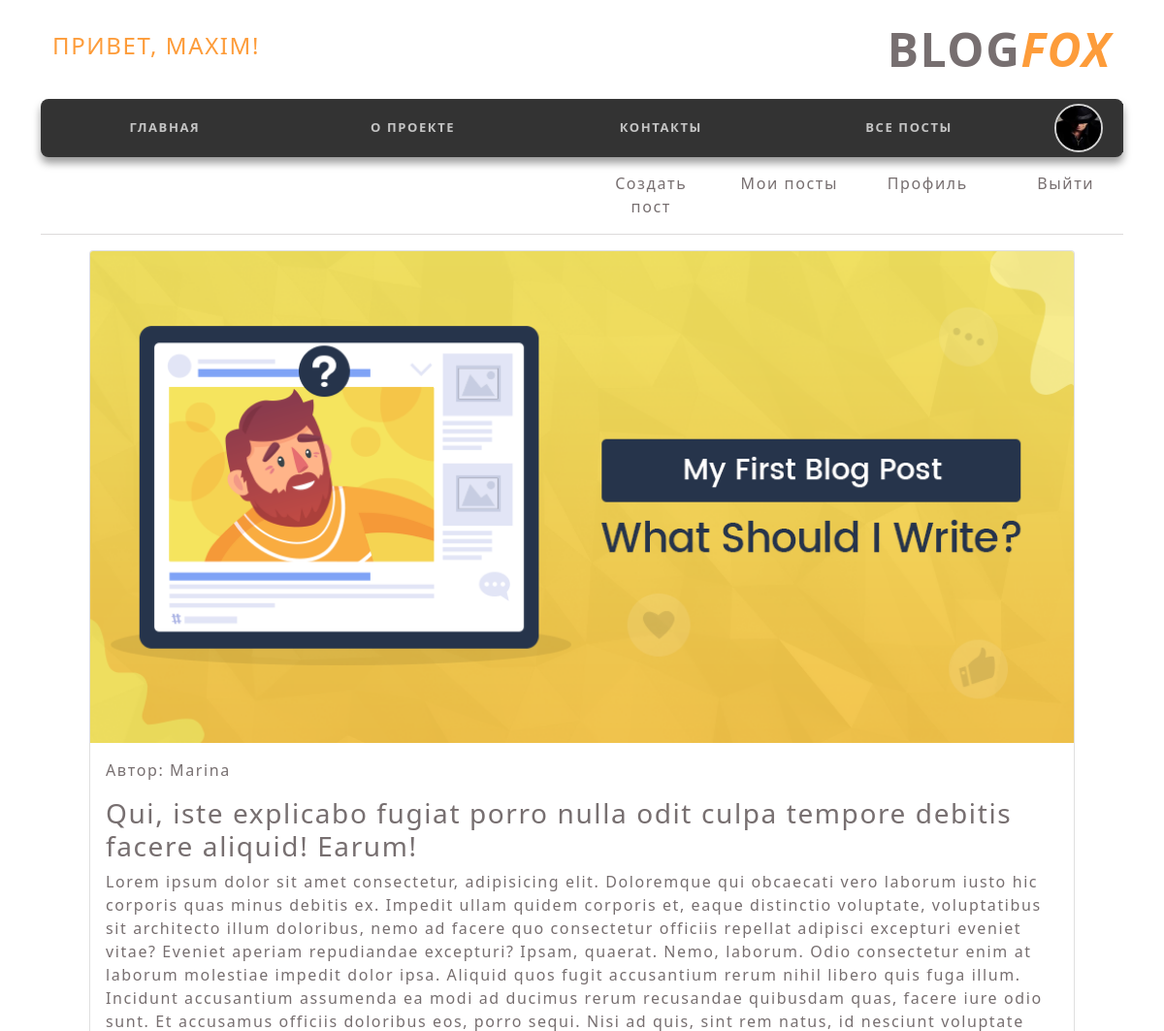
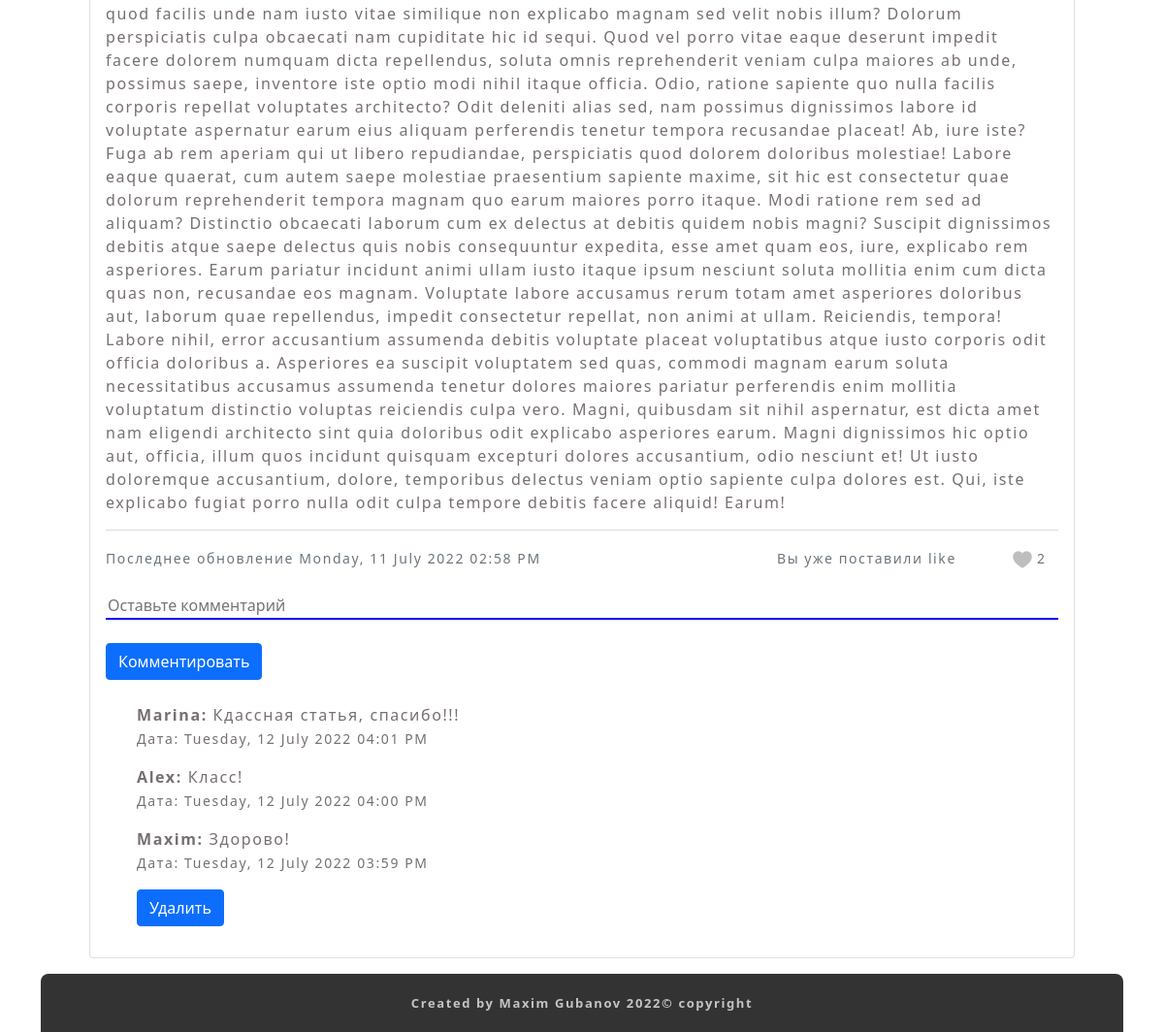
Page /post/15 (signed in) on the committed database (2 pictures, top to bottom).
### flask_Gubanov_project/models.py (models this page shows, shortened)
class User(db.Model, UserMixin):
    id = db.Column(db.Integer, primary_key=True)
    username = db.Column(db.String(20), unique=True, nullable=False)
    email = db.Column(db.String(120), unique=True, nullable=False)
    image_file = db.Column(db.String(20), nullable=False, default='default.png')
    password = db.Column(db.String(60), nullable=False)
    posts = db.relationship('Post', backref='author', lazy=True)

class Post(db.Model):
    id = db.Column(db.Integer, primary_key=True)
    title = db.Column(db.String(100), nullable=False)
    date_posted = db.Column(db.DateTime, nullable=False, default=datetime.utcnow)
    content = db.Column(db.Text, nullable=False)
    user_id = db.Column(db.Integer, db.ForeignKey('user.id'), nullable=False)
    total_likes = db.Column(db.Integer, nullable=True, default=0)
    likes = db.relationship('Like', backref='like')
    post_image = db.Column(db.String(20), nullable=False, default='post_default_img.png')
    comments = db.relationship('Comment', backref='post')

class Comment(db.Model):
    id = db.Column(db.Integer, primary_key=True)
    content = db.Column(db.Text, nullable=False)
    date_commented = db.Column(db.DateTime, nullable=False, default=datetime.utcnow)
    username = db.Column(db.Integer, db.ForeignKey('user.username'), nullable=False)
    post_id = db.Column(db.Integer, db.ForeignKey('post.id'), nullable=False)
    is_deleted = db.Column(db.Boolean, default=False)
    @staticmethod
    def get_comments_order_by_desc(post_id):
        c = Comment.query.order_by(Comment.date_commented.desc()).filter(Comment.post_id == post_id).all()
        return c

### flask_Gubanov_project/posts/routes.py (the view)
@posts.route("/post/<int:post_id>")
def post(post_id):
    post = Post.query.get_or_404(post_id)
    comments = Comment.get_comments_order_by_desc(post_id)
    try:
        liked = Like.query.filter(Like.post_id == post_id, Like.username == current_user.username).first()
        return render_template('post.html', title=post.title, post=post, liked=liked, comments=comments)
    except AttributeError:
        return render_template('post.html', title=post.title, post=post, comments=comments)

### flask_Gubanov_project/models.py (called while the page is built)
@login_manager.user_loader
def load_user(user_id):
    return User.query.get(int(user_id))

### flask_Gubanov_project/templates/post.html (shortened to what this page needs)
{% extends "layout.html" %}
{% block content %}
    <div class="container text-left relative_block" style="width: 1040px;">
        <div class="card mb-3">
            <img src="{{ url_for('static', filename='post_images/' + post.post_image) }}" class="card-img-top" alt="...">
            <div class="card-body">
                <p class="card-text">Автор: <a href="{{ url_for('users.user_posts', username=post.author.username) }}">{{ post.author.username }}</a></p>
                <h3 class="card-title">{{ post.title }}</h3>
                <p class="card-text">{{ post.content }}</p>
                <hr>
                <div class="post_btns row justify-content-end">
                    <div class="col-8">
                        <p class="card-text">
                            <small class="text-muted">
                                Последнее обновление {{ post.date_posted.strftime('%A, %d %B %Y %I:%M %p') }}
                            </small>
                        </p>
                    </div>
                    {% if post.author == current_user %}
                        <div class="post_btn col-2 text-center">
                            <a href="{{ url_for('posts.update_post', post_id=post.id) }}" class="btn btn-primary">Редактировать</a>
                        </div>
                        <div class="post_btn col-2 text-center">
                            <form action="{{ url_for('posts.delete_post', post_id=post.id) }}" method="POST">
                              <input class="btn btn-danger" type="submit" value="Delete">
                            </form>
                        </div>
                    {% else %}
                        {% if liked %}
                            <div class="post_btn col-3 text-center">
                                <small class="text-muted">
                                    Вы уже поставили like
                                </small>
                            </div>
                        {% else %}
                            <div class="post_btn col-2 text-center">
                                <form action="{{ url_for('posts.like_post', post_id=post.id) }}" method="POST">
                                    <input class="btn btn-primary" type="submit" value="Нравится">
                                </form>
                            </div>
                        {% endif %}
                        <div class="col-1 text-center">
                            <small class="text-muted">
                                <img src="{{ url_for('static', filename='images/like_mini.png') }}" alt="">
                                {{ post.total_likes }}
                            </small>
                        </div>
                    {% endif %}
                </div><br>
                <form action="{{ url_for('posts.add_comment', post_id=post.id) }}" method="POST">
                    <input name="comment" type="text" class="to-comment" placeholder="Оставьте комментарий" autocomplete="off">
                    <br><br>
                    <input class="btn btn-primary" type="submit" value="Комментировать">
                </form><br>
                <div class="block-comments">
                    {% for c in comments %}
                    <ul>
                        {% if c.is_deleted == False %}
                            <a href="{{ url_for('users.user_posts', username=post.author.username) }}" style="font-weight: 800;">{{ c.username }}: </a>{{ c.content }}
                            <p><small>Дата: {{ c.date_commented.strftime('%A, %d %B %Y %I:%M %p') }}</small></p>
                            {% if c.username == current_user.username %}
                                <form action="{{ url_for('posts.delete_comment', comment_id=c.id, post_id=post.id)}}" method="POST">
                                    <input class="btn btn-primary" type="submit" value="Удалить">
                                </form>
                            {% endif %}
                        {% endif %}
                    </ul>
                    {% endfor %}
                </div>
            </div>
        </div>
    </div>
{% endblock content %}

### flask_Gubanov_project/templates/inc-header.html
<header class="header">
        <div class="container">
            <div class="top-block block row justify-content-between text-uppercase">
                <div class="top-block_logo col text-left">
                    {% if current_user.is_authenticated %}
                        <h4>Привет, {{ current_user.username }}!</h4>
                    {% else %}
                        <h4>Здравствуй, гость!</h4>
                    {% endif %}
                </div>
                <div class="top-block_mobile-contact col">blog<span>fox</span></div>
            </div>
            <nav class="navigator">
                <div class="nav_items block bg row text-uppercase">
                    <div class="nav_item col"><a href="{{ url_for('main.home') }}" class="nav_link"><span>главная</span></a></div>
                    <div class="nav_item col"><a href="#" class="nav_link"><span>о проекте</span></a></div>
                    <div class="nav_item col"><a href="#" class="nav_link"><span>контакты</span></a></div>
                        {% if current_user.is_authenticated %}
                            <div class="nav_item col"><a href="{{ url_for('posts.allpost') }}" class="nav_link"><span>все посты</span></a></div>
                            <div class="nav_item col-1">
                                <a href="{{ url_for('posts.allpost') }}" class="nav_link">
                                    <img class="rounded-circle account-img" style="width: 50px; height: 50px; border: 2px solid rgb(210, 210, 210);" src="{{ url_for('static', filename='profile_pics/' + current_user.image_file)}}" alt="">
                                </a>
                            </div>
                        {% else %}
                            <div class="nav_item col"><a href="{{ url_for('users.register') }}" class="nav_link" id="linkReg_"><span>регистрация</span></a></div>
                            <div class="nav_item col"><a href="{{ url_for('users.login') }}" class="nav_link"><span>войти</span></a></div>
                        {% endif %}
                </div>
                    {% if current_user.is_authenticated %}
                        <div class="nav_manage_user_post row justify-content-between text-center">
                            <div class="col-md-6"></div>
                            <div class="manage_item col"><a href="{{ url_for('posts.new_post') }}" class="nav_link"><span>Создать пост</span></a></div>
                            <div class="manage_item col"><a href="{{ url_for('users.user_posts', username=current_user.username) }}" class="nav_link"><span>Мои посты</span></a></div>
                            <div class="manage_item col"><a href="{{ url_for('users.account') }}" class="nav_link"><span>Профиль</span></a></div>
                            <div class="manage_item col"><a href="{{ url_for('users.logout') }}" class="nav_link"><span>Выйти</span></a></div>
                        </div>
                        <hr>
                    {% endif %}
            </nav>
        </div>
</header>

### flask_Gubanov_project/templates/inc-general-style.html (style rules this page uses)
a { text-decoration: none; color: inherit; }
body { letter-spacing: 0.1rem; color: #776f70; }
.block { margin: 15px 0 15px 0; }
.bg { height: 60px; background-color: #333333; display: flex; justify-content: center; align-items: center; font-size: small; font-weight: 600; color: #c4c4c4; }
.top-block { align-items: center; font-size: x-large; font-weight: 600; }
.top-block_logo { color: #fd9c3a; }
.top-block_mobile-contact { text-align: end; font-size: 48px; font-weight: 800; }
.top-block_mobile-contact span { color: #fd9c3a; font-style: italic; }
.nav_items { height: 60px; border-radius: 8px; box-shadow: 0 6px 8px rgba(0, 0, 0, 0.4); }
.nav_item { display: flex; justify-content: center; align-items: center; background-color: #333333; font-size: small; font-weight: 600; }
.nav_item span { color: #c4c4c4; }

### flask_Gubanov_project/templates/post.html (style rules this page uses)
.to-comment { width: 100%; border: hidden; border-bottom: 2px solid blue; }
.block-comments { width: 90%; }
.block-comments ul { list-style: none; }

### rows in the picture
User: username "MAXIM", image_file (picture)
Post: post_image (picture), title "Qui, iste explicabo fugiat porro nulla odit culpa tempore debitis facere aliquid! Earum!", content "Lorem ipsum dolor sit amet consectetur, adipisicing elit. Doloremque qui obcaecati vero laborum iusto hic corporis quas minus debitis ex. Impedit ullam quidem corporis et, eaque distinctio voluptate, voluptatibus sit architecto illum doloribus, nemo ad facere quo consectetur officiis repellat adipisci excepturi eveniet vitae? Eveniet aperiam repudiandae excepturi? Ipsam, quaerat. Nemo, laborum. Odio consectetur enim at laborum molestiae impedit dolor ipsa. Aliquid quos fugit accusantium rerum nihil libero quis fuga illum. Incidunt accusantium assumenda ea modi ad ducimus rerum recusandae quibusdam quas, facere iure odio sunt. Et accusamus officiis doloribus eos, porro sequi. Nisi ad quis,…", date_posted "Monday, 11 July 2022 02:58 PM", total_likes "2"
User: author.username "Marina"
Comment: username "Marina", content "Кдассная статья, спасибо!!!", date_commented "Tuesday, 12 July 2022 04:01 PM"
Comment: username "Alex", content "Класс!", date_commented "Tuesday, 12 July 2022 04:00 PM"
Comment: username "Maxim", content "Здорово!", date_commented "Tuesday, 12 July 2022 03:59 PM"
